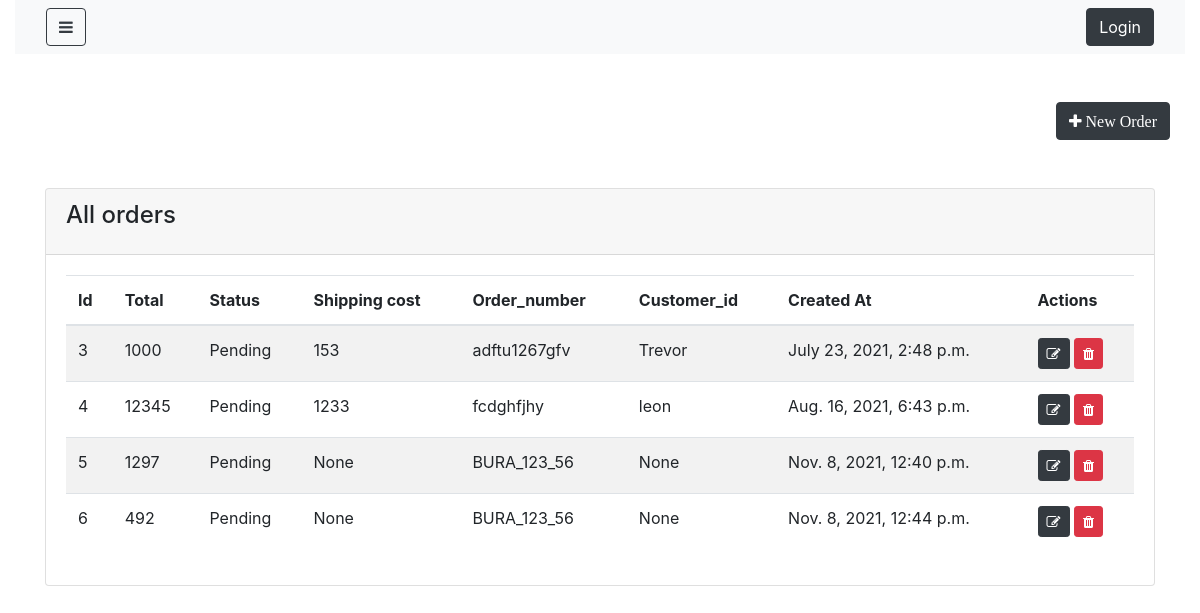
/orders/, run on an earlier commit of the app's database.
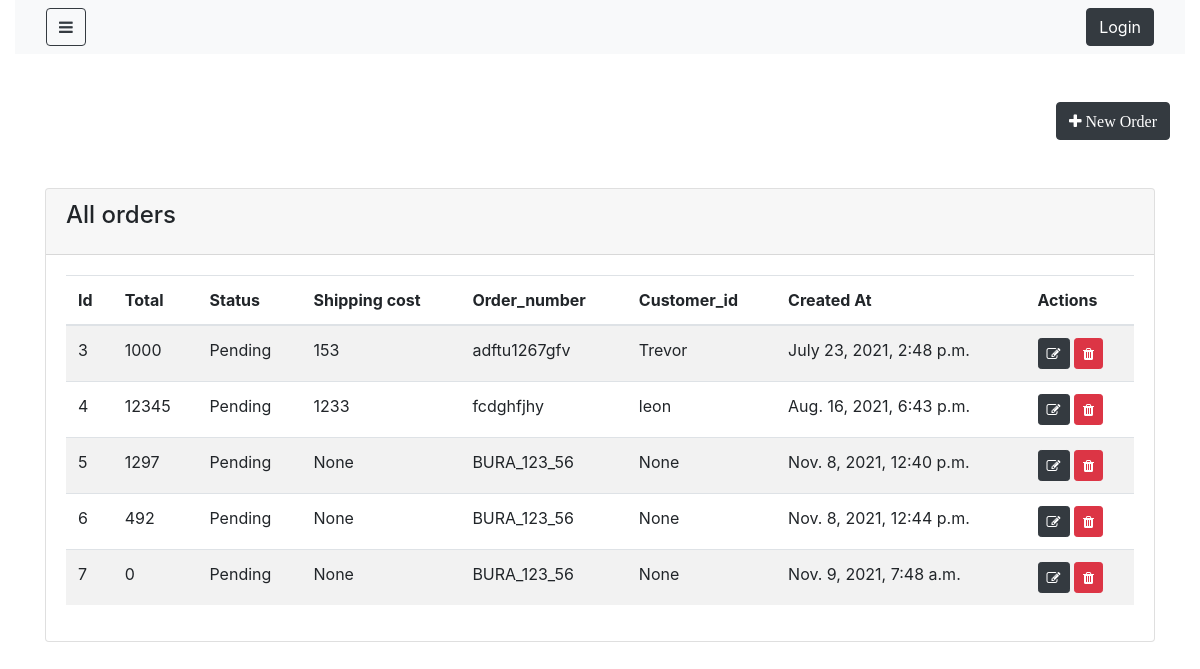
And on a later commit of the database.
### shop/models.py (models this page shows, shortened)
class Order(models.Model):
    total=models.IntegerField(null= False, blank= True)
    status=models.CharField(max_length=100, null=False, blank=False, default="Pending")
    shipping_cost=models.IntegerField(null= True, blank= True)
    order_number=models.CharField(max_length=100, null=False, blank=False)
    customer_id=models.ForeignKey('customer',on_delete=models.CASCADE,blank=True,null=True)
    created_at=models.DateTimeField(auto_now_add=True)
    updated_at= models.DateTimeField(auto_now_add=True)

class Customer(models.Model):
    name=models.CharField(max_length=100, null=False, blank=False)
    phone_number=models.IntegerField(null= True, blank= True)
    email=models.CharField(max_length=100, null=False, blank=False)
    password=models.CharField(max_length=100, null=False, blank=False)
    created_at=models.DateTimeField(auto_now_add=True)
    updated_at= models.DateTimeField(auto_now_add=True)
    def __str__(self):
        return self.name

### shop/views.py (the view)
# urls.py: path('orders/',OrderList.as_view(),name="Order"),
class OrderList(ListView):
    login_required= True
    model =Order
    template_name= "shop/admin/order_list.html"

### shop/templates/shop/admin/order_list.html (shortened to what this page needs)
{% extends 'shop/admin/layouts/admin_master.html' %}
{% block content %}
<div class="container">
    <div class="row my-5">
        <a href="{% url 'Order_create' %}" class="btn btn-dark ml-auto" >
            <i class ="fa fa-plus" aria-hidden="true"> New Order </i>
        </a>
    </div>
    <div class="row justify-content-center my-5">
        <div class="col-lg-12">
            <div class="card">
                <div class="card-header">
                    <h4 class="card-title">All orders</h4>
                </div>
                <div class="card-body">
                    <table class="table table-striped table-hover">
                        <thead>
                            <tr>
                                <th>Id</th>
                                <th>Total</th>
                                <th>Status</th>
                                <th>Shipping cost</th>
                                <th>Order_number</th>
                                <th>Customer_id</th>
                                <th>Created At</th>
                                <th>Actions</th>
                            </tr>
                        </thead>
                        <tbody>
                            {% for object in object_list %}
                               <tr>
                                   <td>{{object.id}}</td>
                                   <td>{{object.total}}</td>
                                   <td>{{object.status}}</td>
                                   <td>{{object.shipping_cost}}</td>
                                   <td>{{object.order_number}}</td>
                                   <td>{{object.customer_id}}</td>
                                   <td>{{object.created_at}}</td>
                                   <td>
                                       <a href="{% url 'Order_update' object.id %}"
                                        class="btn btn-dark btn-sm">
                                         <i class="fa fa-edit"></i>
                                       </a>
                                       <a href="{% url 'Order_delete' object.id %}"
                                        class="btn btn-danger btn-sm">
                                         <i class="fa fa-trash"></i>
                                       </a>
                                   </td>
                               </tr>
                            {% endfor %}
                        </tbody>
                    </table>
                </div>
            </div>
        </div>
    </div>
</div>
{% endblock %}

What changed in the data, as far as the page shows it:
added Order: id "7", total "0", status "Pending", shipping_cost "None", order_number "BURA_123_56", customer_id "None", created_at "Nov. 9, 2021, 7:48 a.m."
